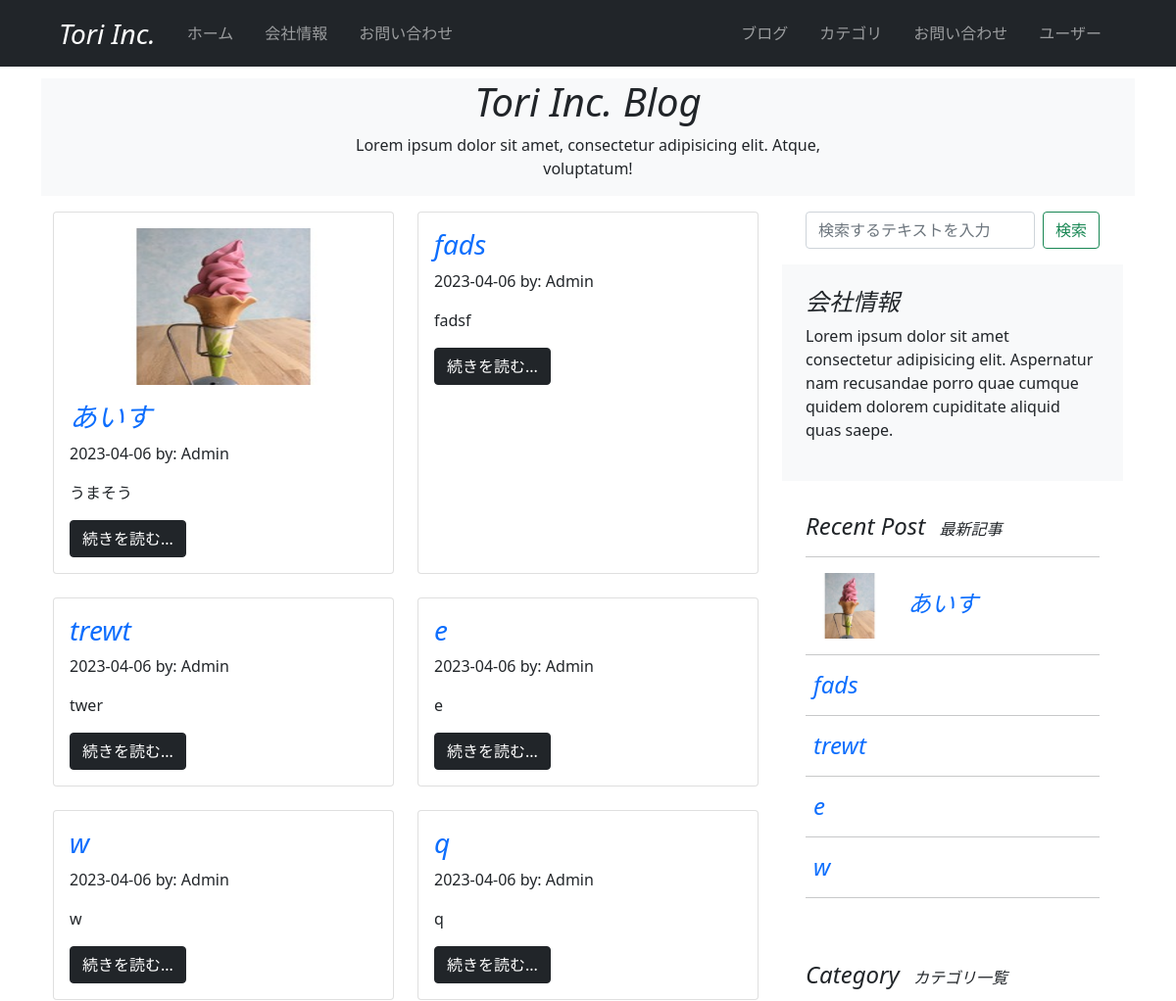
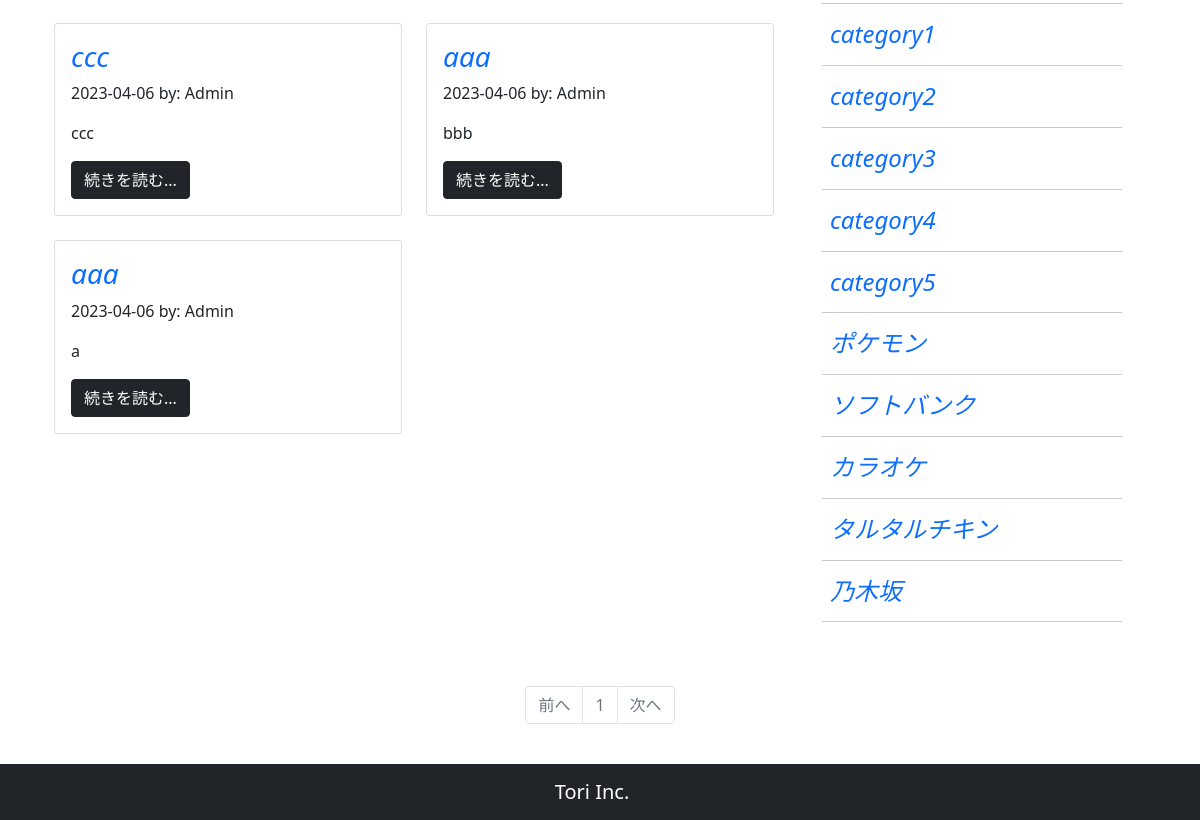
The page / on the database its author committed (2 pictures, top to bottom).
### company_blog/models.py (models this page shows, shortened)
class BlogPost(db.Model):
    __tablename__ = 'blog_post'
    id = db.Column(db.Integer, primary_key=True)
    user_id = db.Column(db.Integer, db.ForeignKey('users.id'))
    category_id = db.Column(db.Integer, db.ForeignKey('blog_category.id'))
    date = db.Column(db.DateTime, default=datetime.now(timezone('Asia/Tokyo')))
    title = db.Column(db.String(140))
    text = db.Column(db.Text)
    summary = db.Column(db.String(140))
    featured_image = db.Column(db.String(140))

class User(db.Model, UserMixin):
    __tablename__ = 'users'
    id = db.Column(db.Integer, primary_key=True)
    email = db.Column(db.String(64), unique=True, index=True)
    username = db.Column(db.String(64), unique=True, index=True)
    password_hash = db.Column(db.String(128))
    administrator = db.Column(db.String(1))
    post = db.relationship('BlogPost', backref='author', lazy='dynamic')
    @property
    def password(self):
        raise AttributeError('password is not a readable attribute')

class BlogCategory(db.Model):
    __tablename__ = 'blog_category'
    id = db.Column(db.Integer, primary_key=True)
    category = db.Column(db.String(140))
    posts = db.relationship('BlogPost', backref='blogcategory', lazy='dynamic')

### company_blog/main/views.py (the view)
@main.route('/')
def index():
    search_word = ''
    form = BlogSearchForm()
    page = request.args.get('page', 1, type=int)
    blog_posts = BlogPost.query.order_by(BlogPost.id.desc()).paginate(page=page, per_page=10)
    recent_blog_posts = BlogPost.query.order_by(BlogPost.id.desc()).limit(5).all()
    blog_categories = BlogCategory.query.order_by(BlogCategory.id.asc()).all()
    return render_template(
        'index.html',
        blog_posts=blog_posts,
        recent_blog_posts=recent_blog_posts,
        blog_categories=blog_categories,
        form=form
    )

### company_blog/main/forms.py
class BlogSearchForm(FlaskForm):
    searchText = StringField('検索テキスト', validators=[DataRequired()])
    submit = SubmitField('検索')

### company_blog/__init__.py (called while the page is built)
@event.listens_for(Engine, "connect")
def set_sqlite_pragma(dbapi_connection, connection_record):
    cursor = dbapi_connection.cursor()
    cursor.execute("PRAGMA foreign_keys=ON")
    cursor.close()

### company_blog/templates/index.html (shortened to what this page needs)
{% extends "base.html" %}
{% block content %}
  <header id="page-header">
    <div class="container my-3 bg-light">
      <div class="row">
        <div class="col-md-6 m-auto text-center">
          {% if search_word %}
            <h1 class="fst-italic">"{{ search_word }}" の検索結果</h1>
          {% else %}
            <h1 class="fst-italic">Tori Inc. Blog</h1>
            <p>Lorem ipsum dolor sit amet, consectetur adipisicing elit. Atque, voluptatum!</p>
          {% endif %}
        </div>
      </div>
    </div>
  </header>
  <div class="container my-3">
    <div class="row mb-2">
      <div class="col-8">
        <section class="blog_post">
          <div class="row">
            {% for post in blog_posts.items %}
            <div class="col-6 mb-4">
              <div class="card h-100">
                <div class="card-body" style="max-height: 26rem;">
                  {% if post.featured_image %}
                  <div class="mb-3" style="text-align: center;">
                    <img src="{{ url_for('static', filename='featured_image/' + post.featured_image) }}" class="img-fluid card-img-top" style="max-height: 10rem;">
                  </div>
                  {% endif %}
                  <h3>
                    <a href="{{ url_for('main.blog_post', blog_post_id=post.id)}}" class="card-title text-decoration-none">
                      <span class="fst-italic">{{ post.title }}</span>
                    </a>
                  </h3>
                  <p>{{ post.date.strftime('%Y-%m-%d') }} by: {{ post.author.username }}</p>
                  <p class="card-text">{{ post.summary }}</p>
                  <a href="{{ url_for('main.blog_post', blog_post_id=post.id) }}" class="btn btn-dark">続きを読む...</a>
                </div>
              </div>
            </div>
            {% endfor %}
          </div>
        </section>
      </div>
      <div class="col-md-4">
        <div class="position-sticky" style="top: 2rem">
          <div class="container-fluid mb-3">
            <form action="{{ url_for('main.search') }}" class="d-flex" method="POST">
              {{ render_field(form.searchText, class="form-control me-2", placeholder="検索するテキストを入力")}}
              {{ form.submit(class="btn btn-outline-success") }}
            </form>
          </div>
          <div class="p-4 mb-2 bg-light">
            <h4 class="fst-italic">会社情報</h4>
            <p>Lorem ipsum dolor sit amet consectetur adipisicing elit. Aspernatur nam recusandae porro quae cumque quidem dolorem cupiditate aliquid quas saepe.</p>
          </div>
          <div class="p-4">
            <h4 class="fst-italic">
              Recent Post
              <span class="ms-2 fs-6">最新記事</span>
              <hr>
              <ol class="list-unstyled">
                {% for recent_post in recent_blog_posts %}
                <li>
                  <a href="{{ url_for('main.blog_post', blog_post_id=recent_post.id) }}" class="text-decoration-none">
                    {% if recent_post.featured_image %}
                      <img src="{{ url_for('static', filename='featured_image/' + recent_post.featured_image) }}" class="img-fluid" width="90" height="50">
                    {% endif %}
                    <span class="ms-2">{{ recent_post.title }}</span>
                  </a>
                </li>
                <hr>
                {% endfor %}
              </ol>
            </h4>
          </div>
          <div class="p-4">
            <h4 class="fst-italic">
              Category
              <span class="ms-2 fs-6">カテゴリ一覧</span>
              <hr>
              <ol class="list-unstyled">
                {% for blog_category in blog_categories %}
                <li>
                  <a href="#" class="text-decoration-none">
                    <span class="ms-2">{{ blog_category.category }}</span>
                  </a>
                </li>
                <hr>
                {% endfor %}
              </ol>
            </h4>
          </div>
        </div>
      </div>
    </div>
    <div class="row mb-2">
      <section id="pagenation">
        <nav aria-label="mantenance_page_navigation">
          <ul class="pagination my-3 justify-content-center">
            <li {% if blog_posts.has_prev %}class="page-item"{% else %}class="page-item disabled"{% endif %}><a class="page-link" href="{% if blog_posts.has_prev %}{{url_for('main.index', page=blog_posts.prev_num) }}{% else %}#{% endif %}">前へ</a></li>
            {% for page_num in blog_posts.iter_pages(left_edge=1, right_edge=1, left_current=1, right_current=2) %}
              {% if page_num %}
                {% if blog_posts.page == page_num %}
                  <li class="page-item disabled"><a class="page-link" href="#">{{ page_num }}</a></li>
                {% else %}
                  <li class="page-item"><a class="page-link" href="{{url_for('main.index', page=page_num)}}">{{ page_num }}</a></li>
                {% endif %}
              {% else %}
                <li class="page-item disabled"><a class="page-link" href="#">&hellip;</a></li>
              {% endif %}
            {% endfor %}
            <li {% if blog_posts.has_next %}class="page-item"{% else %}class="page-item disabled"{% endif %}><a class="page-link" href="{% if blog_posts.has_next %}{{url_for('main.index', page=blog_posts.next_num) }}{% else %}#{% endif %}">次へ</a></li>
          </ul>
        </nav>
      </section>
    </div>
  </div>
{% endblock %}

### rows shown on the page
BlogPost: featured_image (picture), title "あいす", date "2023-04-06", author.username "Admin", summary "うまそう"
BlogPost: title "fads", date "2023-04-06", author.username "Admin", summary "fadsf"
BlogPost: title "trewt", date "2023-04-06", author.username "Admin", summary "twer"
BlogPost: title "e", date "2023-04-06", author.username "Admin", summary "e"
BlogPost: title "w", date "2023-04-06", author.username "Admin", summary "w"
BlogPost: title "q", date "2023-04-06", author.username "Admin", summary "q"
BlogPost: title "ccc", date "2023-04-06", author.username "Admin", summary "ccc"
BlogPost: title "aaa", date "2023-04-06", author.username "Admin", summary "bbb"
BlogPost: title "aaa", date "2023-04-06", author.username "Admin", summary "a"
BlogCategory: category "category1"
BlogCategory: category "category2"
BlogCategory: category "category3"
BlogCategory: category "category4"
BlogCategory: category "category5"
BlogCategory: category "ポケモン"
BlogCategory: category "ソフトバンク"
BlogCategory: category "カラオケ"
BlogCategory: category "タルタルチキン"
BlogCategory: category "乃木坂"

### other values the page prints
{{ page_num }} "1"
